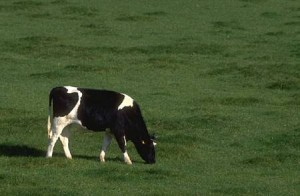
%> input picture image/cow.jpg, 300 x 196 px
$ octave --eval "run_ex11;"   (GNU Octave 9; MATLAB toolbox functions it lacks are replaced by stand-ins)
%> lines starting %> are read from the running program, lines starting %| are printed output that depends on the picture; in (x1, y1, x2, y2) boxes, pixels count from 0 and x2, y2 are one past the last pixel; in counts of white or black regions, pixels touching at a corner belong together; the program's own positions count from 1
### code/EM.m
function [map,cluster,alpha,mu,cov] = EM(img)

img = im2double(img);
maxiter = 10;
K = 2;

X = reshape(img,[size(img,1)*size(img,2), 3]);
% initialize alpha
alpha0 = ones(K,1)/K;
% generate_mu to initialize mus
mu0 = generate_mu(X,K);
% generate_cov to initialize covariances
cov0 = generate_cov(X,K);
% probabilities obtained by initial params
P = expectation(mu0,cov0,alpha0,X);
% visualize the currently most likely segments memberships (debugging)
ids = visualizeMostLikelySegments(img,alpha0,mu0,cov0);

% iterate between maximization and expectation
iter = 1;
while iter <= maxiter
    % maximization step
    [mu, cov, alpha] = maximization(P, X);
    % visualize the currently most likely segments memberships (debugging)
    ids = visualizeMostLikelySegments(img,alpha,mu,cov);
    % expectation step
    P_new = expectation(mu,cov,alpha,X);
    P = P_new;
    iter = iter+1;
end
map = visualizeMostLikelySegments(img,alpha,mu,cov);
cluster = mu';
end

### code/generate_mu.m
% Generate initial values for mu
% K is the number of segments
% mu: size of 3*K
function mu = generate_mu(X, K)

[n, dim] = size(X);
mu = X(randi(n,[K,1]),:);
mu = mu';
end

### code/generate_cov.m
% Generate initial values for the K
% covariance matrices

function covar = generate_cov(X, K)

covar = cov(X);
covar = diag(diag(covar));  % get a diagonal matrix
covar = repmat(covar,[1 1 K]);

end

### code/expectation.m
function P = expectation(mu,cov,alpha,X)
% mu: size of 3*K
% cov: size of 3*3*K
% alpha: size of K*1
% X: size of N*3, N = num of samples

K = length(alpha);
N = size(X,1);
gmm = zeros(N,K);

for i=1:K
   muMat = repmat(mu(:,i),[1,N]);
   Imu = X'-muMat;
   covMat = cov(:,:,i)^-1;
   covMatImu = covMat*Imu;
   covMatImucovMat = sum(covMatImu.*Imu,1);
   lik = 1/((2*pi)^(0.5*K))*(det(covMat))^0.5 * exp(-0.5*covMatImucovMat);
   gmm(:,i) = alpha(i)*lik';
end

P = gmm./repmat(sum(gmm,2),[1,K]);
end

### code/visualizeMostLikelySegments.m
function ids = visualizeMostLikelySegments(I,alpha,mu,cov)

% you may use this function to visualize the currently
% most likely segments memberships (e.g. for debugging)
% I contains the features and is of size m x n x d, where m x n is the size of the image
% and d is the dimension of the features (3 for Lab color)

I = im2double(I);
K = length(alpha);

scores = zeros(size(I,1),size(I,2),K);

for i=1:K
    Imat = reshape(I,[size(I,1)*size(I,2),size(I,3)]);
    muMat = repmat(mu(:,i),[1,size(I,1)*size(I,2)]);
    Imu = Imat'-muMat;
    covMat = cov(:,:,i)^-1;
    covMatImu = covMat*Imu;
    covMatImucovMat = sum(covMatImu.*Imu,1);
    lik = 1/((2*pi)^(0.5*K))*(det(covMat))^0.5 * exp(-0.5*covMatImucovMat);
    scores(:,:,i) = alpha(i) * reshape(lik,[size(I,1),size(I,2)]);
end
[s, ids] = max(scores,[],3);
figure;
imagesc(ids);

end

### code/maximization.m
function [mu, var, alpha] = maximization(P, X)
% P: expectation obtained from the previous expectation step (N*K matrix)

K = size(P,2);
N = size(X,1);
A = sum(P);

alpha = (1/N) * A;
mu = (X'*P) ./ repmat(A,[3,1]);
var = zeros(3,3,K);
for k = 1:K
    muMat = repmat(mu(:,k),[1,N]);
    var(:,:,k) = (repmat(P(:,k)',[3,1]).*(X'-muMat)) * (X'-muMat)' / A(k);
end

end

### code/visualizeSegmentationResults.m
function visualizeSegmentationResults (map,vals)

% vals contains K values of dimension D
% in a K x D matrix

K = size(vals,1);
D = size(vals,2);

figure;
imagesc(map);

valImg = zeros(size(map,1),size(map,2),D);

for d=1:D
    valImgd = zeros(size(map,1),size(map,2));
    for k=1:K
        valImgd = valImgd + (map==k) * vals(k,d);
    end
    valImg(:,:,d) = valImgd;
end

figure;
imshow(valImg);

end

### code/run.m
function run_ex11()

% load image
img = imread('cow.jpg');
%> img is the input picture: size 196x300x3 uint8; mean R, G, B 68, 84.9, 47.4
% img = imread('zebra_b.jpg');
% for faster debugging you might want to decrease the size of your image
% (especially for the mean-shift part)
% img = imresize(img, 0.5);

figure, imshow(img), title('original image')

% smooth image (11.1a)
H = fspecial('gaussian', 5, 5);
imgSmoothed = imfilter(img, H);
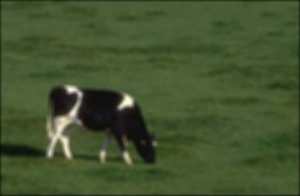
%> imgSmoothed: size 196x300x3 uint8; mean R, G, B 67.4, 84, 46.9
figure, imshow(imgSmoothed), title('smoothed image')

% convert to L*a*b* image (11.1b)
cform = makecform('srgb2lab');
imglab = applycform(imgSmoothed,cform);
%> imglab: size 196x300x3 uint8; mean of channels 1, 2, 3 85.1, 115.9, 147.3
figure, imshow(imglab), title('l*a*b* image')

% (6.2)
% [mapMS, peak] = meanshiftSeg(imglab);
% visualizeSegmentationResults (mapMS,peak);

% % (6.3)
[mapEM,cluster,alpha,mu,cov] = EM(imglab);
%> in EM, `img = im2double(img);`: img: size 196x300x3 double; mean of channels 1, 2, 3 0.334, 0.455, 0.578
%> in generate_mu, `mu = mu';`: mu = [0.345 0.365; 0.455 0.447; 0.58 0.584]
%> in generate_cov, `covar = cov(X);`: covar = [0.00861 -0.000536 0.00108; -0.000536 0.000247 -0.000286; 0.00108 -0.000286 0.000411]
%> in generate_cov, `covar = diag(diag(covar));`: covar = [0.00861 0 0; 0 0.000247 0; 0 0 0.000411]
%> the loop in expectation, `for i=1:K` made 2 passes
%> covMat on passes 1 to 2: [116.2 0 0; 0 4043.3 0; 0 0 2431.6], [116.2 0 0; 0 4043.3 0; 0 0 2431.6]
%> the loop in visualizeMostLikelySegments, `for i=1:K` made 2 passes
%> in visualizeMostLikelySegments, `[s, ids] = max(scores,[],3);`:
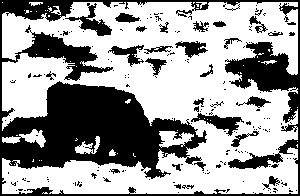
%> ids: size 196x300 double; values 1 (black) and 2 (white), 61.7% white; 192 black regions (162 under 20 px), largest, box (x1, y1, x2, y2) and area: (0, 0, 300, 196) 18927, (65, 3, 112, 36) 464, (191, 113, 244, 136) 456
%> in EM, `ids = visualizeMostLikelySegments(img,alpha0,mu0,cov0);`:
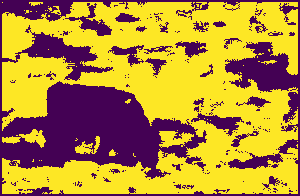
%> displayed picture: size 196x300x3, on the screen's scale of 0 to 255; mean R, G, B 182.2, 143, 55
%> the loop in EM, `while iter <= maxiter` made 10 passes
%> (A in maximization, alpha, mu) on passes 1 to 9: ([31225.1 27574.9], [0.531 0.469], [0.32 0.349; 0.458 0.45; 0.573 0.583]), ([19522.1 39277.9], [0.332 0.668], [0.304 0.348; 0.466 0.449; 0.564 0.584]), ([11457.4 47342.6], [0.195 0.805], [0.267 0.35; 0.478 0.449; 0.549 0.585]), ([10303 48497], [0.175 0.825], [0.259 0.35; 0.482 0.449; 0.545 0.585]), ([9950.1 48849.9], [0.169 0.831], [0.257 0.349; 0.483 0.449; 0.543 0.585]), ([9784 49016], [0.166 0.834], [0.256 0.349; 0.483 0.449; 0.543 0.585]), ([9699.5 49100.5], [0.165 0.835], [0.256 0.349; 0.484 0.449; 0.542 0.585]), ([9655.5 49144.5], [0.164 0.836], [0.256 0.349; 0.484 0.449; 0.542 0.585]), ([9632.3 49167.7], [0.164 0.836], [0.255 0.349; 0.484 0.449; 0.542 0.585])
%> pass 1, in EM, `ids = visualizeMostLikelySegments(img,alpha,mu,cov);`:
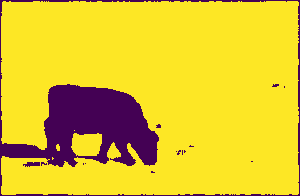
%> displayed picture: size 196x300x3, on the screen's scale of 0 to 255; mean R, G, B 225.2, 196.5, 44.1
%> after the loop in EM, `while iter <= maxiter`: iter = 11
%> in visualizeMostLikelySegments (call 12), `[s, ids] = max(scores,[],3);`:
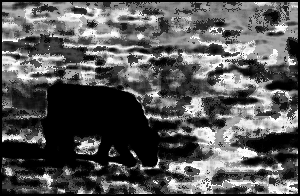
%> s: size 196x300 double; min 9.77e-05, max 218148.2, mean 75628.5; drawn with min black and max white
%> in visualizeMostLikelySegments (call 12), `[s, ids] = max(scores,[],3);`:
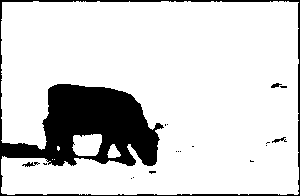
%> ids: size 196x300 double; values 1 (black) and 2 (white), 84.1% white; 18 black regions (14 under 20 px), largest, box (x1, y1, x2, y2) and area: (0, 0, 300, 196) 9194, (22, 162, 40, 167) 44, (272, 137, 287, 143) 37, (271, 83, 282, 88) 31
%> in EM, `cluster = mu';`: cluster = [0.255 0.484 0.542; 0.349 0.449 0.585]
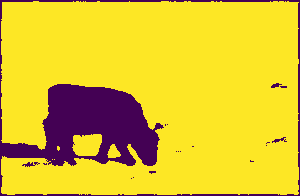
%> displayed picture: size 196x300x3, on the screen's scale of 0 to 255; mean R, G, B 223.6, 194.4, 44.5
%> cluster = [0.255 0.484 0.542; 0.349 0.449 0.585]; alpha = [0.164 0.836]; mu = [0.255 0.349; 0.484 0.449; 0.542 0.585]
visualizeSegmentationResults (mapEM,cluster);
%> after the loop in visualizeSegmentationResults, `for d=1:D`: valImg: size 196x300x3 double; mean of channels 1, 2, 3 0.334, 0.454, 0.578
alpha, mu, cov
%> after `alpha`: alpha = [0.164 0.836]
%> after `mu`: mu = [0.255 0.349; 0.484 0.449; 0.542 0.585]
end
